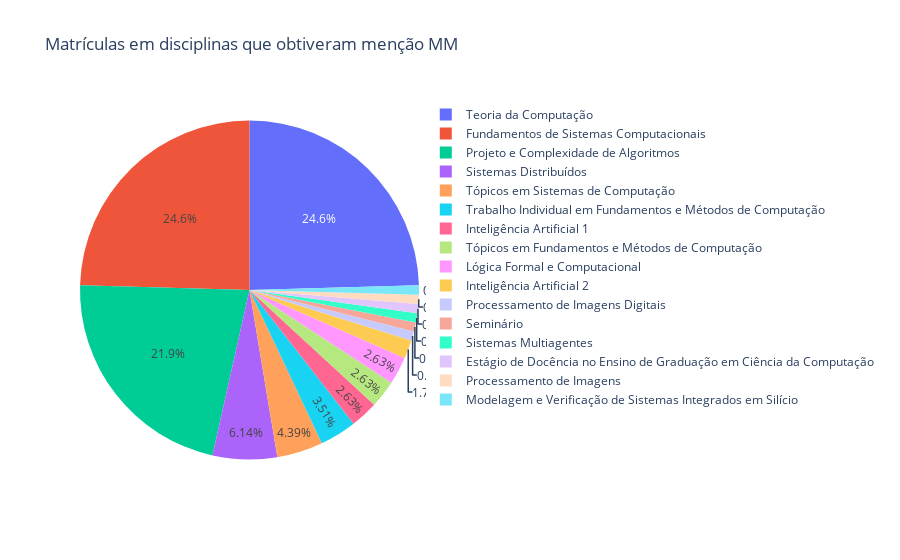

Notebook cell for this chart:
### Code cell
fig = px.pie(df[df.Menção == 'MM'], names='Disciplina', title='Matrículas em disciplinas que obtiveram menção MM')
fig.show()

### Figure 1 — Plotly figure (JSON) as saved in the notebook; plotly's stock layout.template omitted (floating-point values rounded to 4 significant figures)
{"data": [{"domain": {"x": [0, 1], "y": [0, 1]}, "hovertemplate": "Disciplina=%{label}<extra></extra>", "labels": ["Teoria da Computação                                                  ", "Teoria da Computação                                                  ", "Tópicos em Sistemas de Computação                                     ", "Inteligência Artificial 2                                             ", "Sistemas Distribuídos                                                 ", "Teoria da Computação                                                  ", "Teoria da Computação                                                  ", "Inteligência Artificial 2                                             ", "Teoria da Computação                                                  ", "Teoria da Computação                                                  ", "Inteligência Artificial 1                                             ", "Projeto e Complexidade de Algoritmos                                  ", "Projeto e Complexidade de Algoritmos                                  ", "Fundamentos de Sistemas Computacionais                                ", "Fundamentos de Sistemas Computacionais                                ", "Projeto e Complexidade de Algoritmos                                  ", "Fundamentos de Sistemas Computacionais                                ", "Teoria da Computação                                                  ", "Teoria da Computação                                                  ", "Teoria da Computação                                                  ", "Teoria da Computação                                                  ", "Processamento de Imagens Digitais                                     ", "Fundamentos de Sistemas Computacionais                                ", "Projeto e Complexidade de Algoritmos                                  ", "Projeto e Complexidade de Algoritmos                                  ", "Fundamentos de Sistemas Computacionais                                ", "Sistemas Distribuídos                                                 ", "Teoria da Computação                                                  ", "Fundamentos de Sistemas Computacionais                                ", "Projeto e Complexidade de Algoritmos                                  ", "Fundamentos de Sistemas Computacionais                                ", "Projeto e Complexidade de Algoritmos                                  ", "Projeto e Complexidade de Algoritmos                                  ", "Fundamentos de Sistemas Computacionais                                ", "Projeto e Complexidade de Algoritmos                                  ", "Tópicos em Fundamentos e Métodos de Computação                        ", "Teoria da Computação                                                  ", "Teoria da Computação                                                  ", "Teoria da Computação                                                  ", "Teoria da Computação                                                  ", "Teoria da Computação                                                  ", "Trabalho Individual em Fundamentos e Métodos de Computação            ", "Fundamentos de Sistemas Computacionais                                ", "Tópicos em Fundamentos e Métodos de Computação                        ", "Seminário                                                             ", "Inteligência Artificial 1                                             ", "Lógica Formal e Computacional                                         ", "Fundamentos de Sistemas Computacionais                                ", "Projeto e Complexidade de Algoritmos                                  ", "Lógica Formal e Computacional                                         ", "Sistemas Distribuídos                                                 ", "Teoria da Computação                                                  ", "Teoria da Computação                                                  ", "Teoria da Computação                                                  ", "Fundamentos de Sistemas Computacionais                                ", "Projeto e Complexidade de Algoritmos                                  ", "Teoria da Computação                                                  ", "Projeto e Complexidade de Algoritmos                                  ", "Fundamentos de Sistemas Computacionais                                ", "Projeto e Complexidade de Algoritmos                                  ", "Projeto e Complexidade de Algoritmos                                  ", "Tópicos em Sistemas de Computação                                     ", "Fundamentos de Sistemas Computacionais                                ", "Fundamentos de Sistemas Computacionais                                ", "Sistemas Multiagentes                                                 ", "Trabalho Individual em Fundamentos e Métodos de Computação            ", "Projeto e Complexidade de Algoritmos                                  ", "Tópicos em Sistemas de Computação                                     ", "Sistemas Distribuídos                                                 ", "Fundamentos de Sistemas Computacionais                                ", "Projeto e Complexidade de Algoritmos                                  ", "Projeto e Complexidade de Algoritmos                                  ", "Fundamentos de Sistemas Computacionais                                ", "Projeto e Complexidade de Algoritmos                                  ", "Fundamentos de Sistemas Computacionais                                ", "Projeto e Complexidade de Algoritmos                                  ", "Teoria da Computação                                                  ", "Tópicos em Fundamentos e Métodos de Computação                        ", "Fundamentos de Sistemas Computacionais                                ", "Teoria da Computação                                                  ", "Trabalho Individual em Fundamentos e Métodos de Computação            ", "Estágio de Docência no Ensino de Graduação em Ciência da Computação   ", "Lógica Formal e Computacional                                         ", "Sistemas Distribuídos                                                 ", "Fundamentos de Sistemas Computacionais                                ", "Sistemas Distribuídos                                                 ", "Tópicos em Sistemas de Computação                                     ", "Fundamentos de Sistemas Computacionais                                ", "Fundamentos de Sistemas Computacionais                                ", "Fundamentos de Sistemas Computacionais                                ", "Fundamentos de Sistemas Computacionais                                ", "Projeto e Complexidade de Algoritmos                                  ", "Projeto e Complexidade de Algoritmos                                  ", "Projeto e Complexidade de Algoritmos                                  ", "Trabalho Individual em Fundamentos e Métodos de Computação            ", "Teoria da Computação                                                  ", "Teoria da Computação                                                  ", "Teoria da Computação                                                  ", "Inteligência Artificial 1                                             ", "Processamento de Imagens                                              ", "Modelagem e Verificação de Sistemas Integrados em Silício             ", "Teoria da Computação                                                  ", "Projeto e Complexidade de Algoritmos                                  ", "Sistemas Distribuídos                                                 ", "Projeto e Complexidade de Algoritmos                                  ", "Projeto e Complexidade de Algoritmos                                  ", "Teoria da Computação                                                  ", "Fundamentos de Sistemas Computacionais                                ", "Tópicos em Sistemas de Computação                                     ", "Fundamentos de Sistemas Computacionais                                ", "Teoria da Computação                                                  ", "Fundamentos de Sistemas Computacionais                                ", "Fundamentos de Sistemas Computacionais                                ", "Fundamentos de Sistemas Computacionais                                "], "legendgroup": "", "name": "", "showlegend": true, "type": "pie"}], "layout": {"legend": {"tracegroupgap": 0}, "title": {"text": "Matrículas em disciplinas que obtiveram menção MM"}}}
